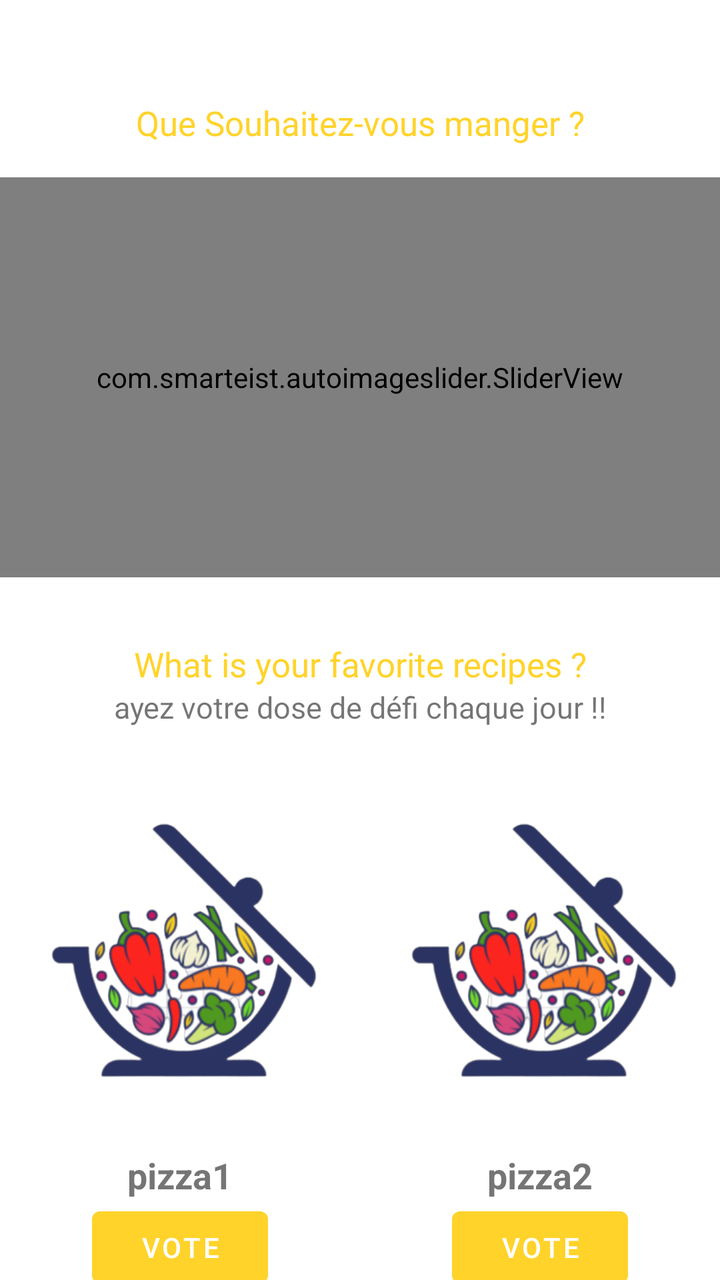
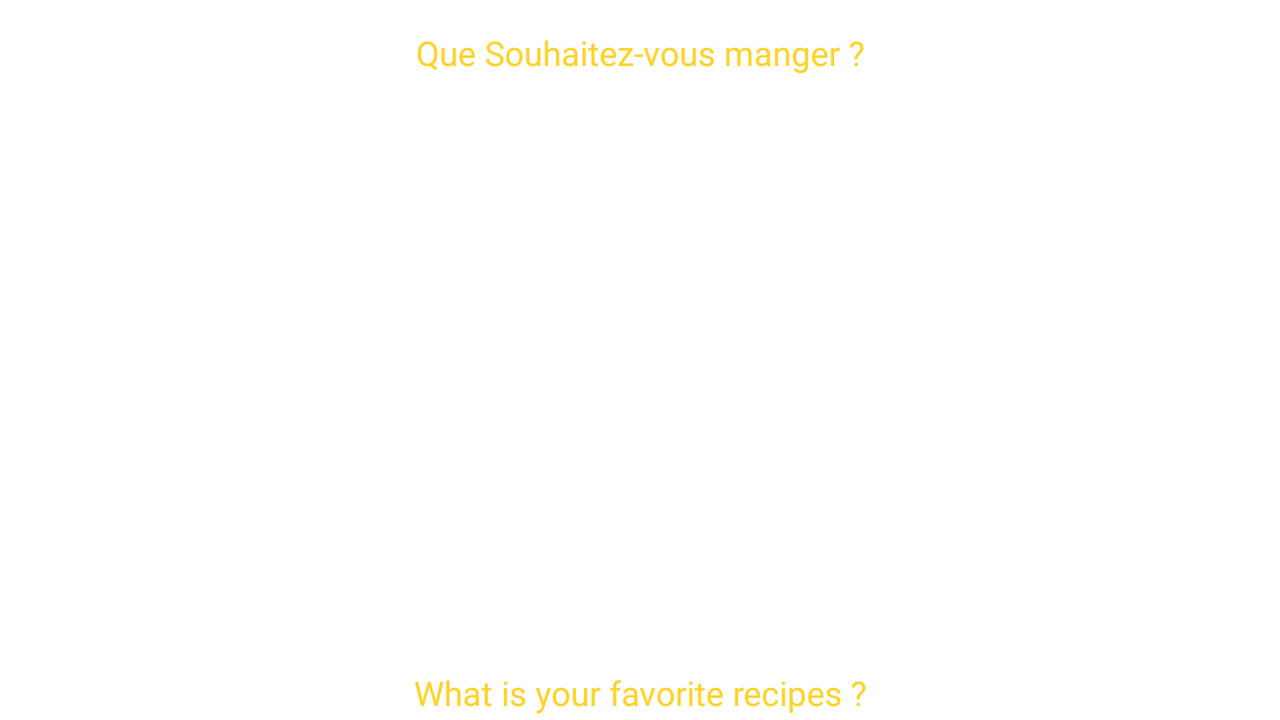

One screen, two layout resources from the same app: the default and the repository's alternative for another configuration. Each is rendered where Android would select it; the XML of both is given below.
<!-- AndroidManifest.xml: application theme AppTheme.NoActionBar -->
<!-- res/layout/fragment_home.xml -->
<?xml version="1.0" encoding="utf-8"?>
<LinearLayout xmlns:android="http://schemas.android.com/apk/res/android"
    xmlns:app="http://schemas.android.com/apk/res-auto"
    xmlns:tools="http://schemas.android.com/tools"
    android:layout_width="match_parent"
    android:layout_height="match_parent">

    <androidx.constraintlayout.widget.ConstraintLayout
        android:layout_width="match_parent"
        android:layout_height="wrap_content">

        <TextView
            android:id="@+id/whatEat"
            android:layout_width="match_parent"
            android:layout_height="wrap_content"
            android:layout_marginTop="50dp"
            android:fontFamily="@font/candal"
            android:text="@string/home_blank_fragment"
            android:textAlignment="center"
            android:textColor="@color/orange"
            android:textSize="17sp"
            app:layout_constraintEnd_toEndOf="parent"
            app:layout_constraintStart_toStartOf="parent"
            app:layout_constraintTop_toTopOf="parent" />

        <com.smarteist.autoimageslider.SliderView
            android:id="@+id/image_slider"
            android:layout_width="match_parent"
            android:layout_height="200dp"
            android:layout_marginTop="16dp"
            app:layout_constraintTop_toBottomOf="@+id/whatEat" />

        <TextView
            android:id="@+id/FavoriteRecipes"
            android:layout_width="match_parent"
            android:layout_height="wrap_content"
            android:layout_marginTop="32dp"
            android:fontFamily="@font/candal"
            android:text="What is your favorite recipes ?"
            android:textAlignment="center"
            android:textColor="@color/orange"
            android:textSize="17sp"
            app:layout_constraintTop_toBottomOf="@+id/image_slider" />

        <TextView
            android:layout_width="match_parent"
            android:layout_height="wrap_content"
            android:text="ayez votre dose de défi chaque jour !!"
            android:textAlignment="center"
            android:textSize="15sp"
            app:layout_constraintEnd_toEndOf="parent"
            app:layout_constraintStart_toStartOf="parent"
            app:layout_constraintTop_toBottomOf="@+id/FavoriteRecipes" />

        <LinearLayout
            android:layout_width="match_parent"
            android:layout_height="wrap_content"
            android:layout_marginTop="16dp"
            android:orientation="horizontal"
            app:layout_constraintTop_toBottomOf="@+id/FavoriteRecipes">

            <LinearLayout
                android:layout_width="0dp"
                android:layout_height="wrap_content"
                android:layout_weight="1"
                android:orientation="vertical"
                android:padding="16dp">

                <ImageView
                    android:id="@+id/recipeImage1"
                    android:layout_width="match_parent"
                    android:layout_height="200dp"
                    android:src="@drawable/mealmaster" />

                <TextView
                    android:id="@+id/option1"
                    android:layout_width="match_parent"
                    android:layout_height="wrap_content"
                    android:gravity="center"
                    android:text="pizza1"
                    android:textSize="18sp"
                    android:textStyle="bold" />

                <Button
                    android:id="@+id/voteButton1"
                    android:layout_width="wrap_content"
                    android:layout_height="wrap_content"
                    android:layout_gravity="center"
                    android:text="Vote" />

            </LinearLayout>

            <LinearLayout
                android:layout_width="0dp"
                android:layout_height="wrap_content"
                android:layout_weight="1"
                android:orientation="vertical"
                android:padding="16dp">

                <ImageView
                    android:id="@+id/recipeImage2"
                    android:layout_width="match_parent"
                    android:layout_height="200dp"
                    android:src="@drawable/mealmaster" />

                <TextView
                    android:id="@+id/option2"
                    android:layout_width="match_parent"
                    android:layout_height="wrap_content"
                    android:gravity="center"
                    android:text="pizza2"
                    android:textSize="18sp"
                    android:textStyle="bold" />

                <Button
                    android:id="@+id/voteButton2"
                    android:layout_width="wrap_content"
                    android:layout_height="wrap_content"
                    android:layout_gravity="center"
                    android:text="Vote" />

            </LinearLayout>

        </LinearLayout>

    </androidx.constraintlayout.widget.ConstraintLayout>

</LinearLayout>
<!-- resources referenced by this layout -->
<resources>
  <color name="orange">#ffd32a</color>
  <!-- drawable mealmaster: png bitmap (drawable, 52443 bytes) -->
  <string name="home_blank_fragment">Que Souhaitez-vous manger ?</string>
  <style name="AppTheme.NoActionBar" parent="Theme.MaterialComponents.DayNight.NoActionBar">
          <item name="windowActionBar">false</item>
          
          <item name="colorPrimary">@color/orange</item>
          <item name="colorPrimaryVariant">@color/orange</item>
          <item name="colorOnPrimary">@color/white</item>
          
          <item name="colorSecondary">@color/teal_200</item>
          <item name="colorSecondaryVariant">@color/teal_700</item>
          <item name="colorOnSecondary">@color/black</item>
          
          <item name="android:statusBarColor">?attr/colorPrimaryVariant</item>
  
          
  
      </style>
  <color name="white">#FFFFFFFF</color>
  <color name="teal_200">#FF03DAC5</color>
  <color name="teal_700">#FF018786</color>
  <color name="black">#FF000000</color>
</resources>
<!-- res/layout-land/fragment_home.xml (the repository's variant of the layout above) -->
<!-- drawn on the phone turned sideways -->
<?xml version="1.0" encoding="utf-8"?>
<FrameLayout xmlns:android="http://schemas.android.com/apk/res/android"
    xmlns:tools="http://schemas.android.com/tools"
    android:layout_width="match_parent"
    android:layout_height="match_parent"
    xmlns:app="http://schemas.android.com/apk/res-auto"
    tools:context=".fragment.HomeFragment">

    
    <TextView
        android:id="@+id/whatEat"
        android:layout_width="match_parent"
        android:layout_height="wrap_content"
        android:layout_marginTop="15dp"
        android:fontFamily="@font/candal"
        android:text="@string/home_blank_fragment"
        android:textAlignment="center"
        android:textColor="@color/orange"
        android:textSize="17sp" />

        <com.smarteist.autoimageslider.SliderView
            android:id="@+id/image_slider"
            android:layout_width="match_parent"
            android:layout_height="wrap_content"
            android:layout_marginTop="45dp"
            android:layout_alignParentBottom="true"
            android:layout_marginBottom="449dp"
            app:sliderAnimationDuration="600"
            app:sliderAutoCycleDirection="back_and_forth"
            app:sliderAutoCycleEnabled="true"
            app:sliderIndicatorAnimationDuration="600"
            app:sliderIndicatorGravity="center_horizontal|bottom"
            app:sliderIndicatorMargin="15dp"
            app:sliderIndicatorOrientation="horizontal"
            app:sliderIndicatorPadding="3dp"
            app:sliderIndicatorRadius="2dp"
            app:sliderIndicatorSelectedColor="#5A5A5A"
            app:sliderIndicatorUnselectedColor="#FFF"
            app:sliderScrollTimeInSec="2"
            app:sliderStartAutoCycle="true" />

    <TextView
        android:id="@+id/FavoriteRecipes"
        android:layout_width="match_parent"
        android:layout_height="wrap_content"
        android:layout_marginTop="335dp"
        android:fontFamily="@font/candal"
        android:text="What is your favorite recipes ?"
        android:textAlignment="center"
        android:textColor="@color/orange"
        android:textSize="17sp" />

    <androidx.constraintlayout.widget.ConstraintLayout
        android:layout_width="match_parent"
        android:layout_height="wrap_content"
        android:layout_marginTop="375dp">
        <GridLayout
            android:id="@+id/gridLayout"
            android:layout_width="match_parent"
            android:layout_height="225dp"
            android:layout_alignParentTop="true"
            android:layout_gravity="bottom"
            android:layout_margin="2dp"
            android:columnCount="2"
            android:rowCount="1"
            app:layout_constraintBottom_toBottomOf="parent"
            tools:layout_editor_absoluteX="2dp">

            <androidx.cardview.widget.CardView
                android:id="@+id/firstrecipe"
                android:layout_width="5dp"
                android:layout_height="15dp"
                android:layout_rowWeight="1"
                android:layout_columnWeight="1"
                android:layout_margin="2dp"
                app:cardCornerRadius="15dp"
                app:cardElevation="0dp">

                <ImageView
                    android:layout_width="wrap_content"
                    android:layout_height="wrap_content"
                    android:src="@drawable/mealmaster" />

                <SeekBar
                    android:id="@+id/seek_bar1"
                    android:layout_width="match_parent"
                    android:layout_height="wrap_content"
                    android:layout_marginTop="195dp"
                    android:max="100"
                    android:progress="0"
                    android:progressDrawable="@drawable/progress_track"
                    android:thumb="@android:color/transparent" />

                <TextView
                    android:id="@+id/option1"
                    android:layout_width="wrap_content"
                    android:layout_height="30dp"
                    android:layout_marginLeft="20dp"
                    android:layout_marginTop="195dp"
                    android:gravity="center_vertical"
                    android:paddingStart="3dp"
                    android:paddingEnd="0dp"
                    android:text="pizza1" />

                <TextView
                    android:id="@+id/percent1"
                    android:layout_width="wrap_content"
                    android:layout_height="wrap_content"
                    android:layout_marginLeft="160dp"
                    android:layout_marginTop="200dp"
                    android:gravity="center_vertical"
                    android:paddingStart="0dp"
                    android:paddingEnd="10dp"
                    android:text="0%" />
            </androidx.cardview.widget.CardView>

            <androidx.cardview.widget.CardView
                android:id="@+id/secondrecipe"
                android:layout_width="5dp"
                android:layout_height="7dp"
                android:layout_rowWeight="1"
                android:layout_columnWeight="1"
                android:layout_margin="2dp"
                app:cardCornerRadius="15dp"
                app:cardElevation="0dp">

                <ImageView
                    android:layout_width="wrap_content"
                    android:layout_height="wrap_content"
                    android:src="@drawable/mealmaster" />

                <SeekBar
                    android:id="@+id/seek_bar2"
                    android:layout_width="match_parent"
                    android:layout_height="wrap_content"
                    android:layout_marginTop="195dp"
                    android:max="100"
                    android:progress="0"
                    android:progressDrawable="@drawable/progress_track"
                    android:thumb="@android:color/transparent" />

                <TextView
                    android:id="@+id/option2"
                    android:layout_width="wrap_content"
                    android:layout_height="30dp"
                    android:layout_marginLeft="20dp"
                    android:layout_marginTop="195dp"
                    android:gravity="center_vertical"
                    android:paddingStart="2dp"
                    android:paddingEnd="0dp"
                    android:text="pizza2" />

                <TextView
                    android:id="@+id/percent2"
                    android:layout_width="wrap_content"
                    android:layout_height="wrap_content"
                    android:layout_marginLeft="160dp"
                    android:layout_marginTop="200dp"
                    android:gravity="center_vertical"
                    android:paddingStart="0dp"
                    android:paddingEnd="10dp"
                    android:text="0%" />
            </androidx.cardview.widget.CardView>

        </GridLayout>
    </androidx.constraintlayout.widget.ConstraintLayout>

</FrameLayout>
<!-- resources referenced by the variant -->
<!-- as the phone turned sideways resolves them -->
<resources>
  <color name="orange">#ffd32a</color>
  <!-- drawable mealmaster: png bitmap (drawable, 52443 bytes) -->
  <!-- drawable progress_track (drawable) -->
  <?xml version="1.0" encoding="utf-8"?>
  <layer-list xmlns:android="http://schemas.android.com/apk/res/android">
  <item>
      <shape android:shape="rectangle">
          <solid android:color="@android:color/transparent"/>
          <size android:height="40dp"/>
          <corners android:radius="4dp"/>
          <stroke android:color="#E0E0E0"
              android:width="1dp"/>
      </shape>
  </item>
      <item>
          <scale android:scaleWidth="100%">
              <selector>
                  <item android:state_enabled="false"
                      android:drawable="@android:color/transparent"/>
                  <item android:state_enabled="false"
                      android:drawable="@android:color/transparent"/>
                  <item>
                      <shape android:shape="rectangle">
                          <solid android:color="#DDDDDD"/>
                          <size android:height="30dp"/>
                          <corners android:bottomLeftRadius="4dp"
                              android:topLeftRadius="4dp"/>
                          <stroke android:color="#E0E0E0"
                              android:width="1dp"/>
                      </shape>
                  </item>
              </selector>
          </scale>
      </item>
  </layer-list>
  <string name="home_blank_fragment">Que Souhaitez-vous manger ?</string>
  <style name="AppTheme.NoActionBar" parent="Theme.MaterialComponents.DayNight.NoActionBar">
          <item name="windowActionBar">false</item>
          
          <item name="colorPrimary">@color/orange</item>
          <item name="colorPrimaryVariant">@color/orange</item>
          <item name="colorOnPrimary">@color/white</item>
          
          <item name="colorSecondary">@color/teal_200</item>
          <item name="colorSecondaryVariant">@color/teal_700</item>
          <item name="colorOnSecondary">@color/black</item>
          
          <item name="android:statusBarColor">?attr/colorPrimaryVariant</item>
  
          
  
      </style>
  <color name="white">#FFFFFFFF</color>
  <color name="teal_200">#FF03DAC5</color>
  <color name="teal_700">#FF018786</color>
  <color name="black">#FF000000</color>
</resources>
